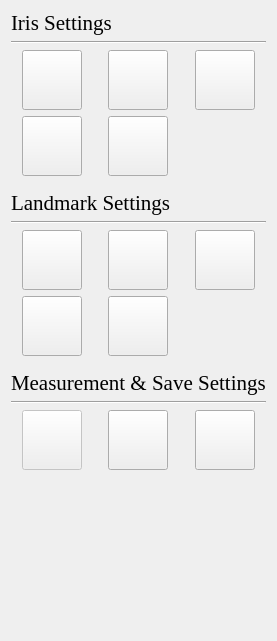
        <widget class="QWidget" name="tab_4">
         <attribute name="title">
          <string>Settings</string>
         </attribute>
         <layout class="QVBoxLayout" name="verticalLayout_2">
          <item>
           <layout class="QGridLayout" name="gridLayout_5">
            <property name="horizontalSpacing">
             <number>4</number>
            </property>
            <item row="7" column="3" alignment="Qt::AlignHCenter">
             <widget class="QPushButton" name="adjustMidlineButton">
              <property name="sizePolicy">
               <sizepolicy hsizetype="Fixed" vsizetype="Fixed">
                <horstretch>0</horstretch>
                <verstretch>0</verstretch>
               </sizepolicy>
              </property>
              <property name="minimumSize">
               <size>
                <width>60</width>
                <height>60</height>
               </size>
              </property>
              <property name="maximumSize">
               <size>
                <width>60</width>
                <height>60</height>
               </size>
              </property>
              <property name="toolTip">
               <string>&lt;html&gt;&lt;head/&gt;&lt;body&gt;&lt;p&gt;&lt;span style=&quot; font-family:'Times New Roman';&quot;&gt;Adjust Midline&lt;/span&gt;&lt;/p&gt;&lt;/body&gt;&lt;/html&gt;</string>
              </property>
              <property name="styleSheet">
               <string notr="true">QPushButton {
		image: url(/Users/kee_b/OneDrive/바탕 화면/Untitled-16.jpg)
}</string>
              </property>
              <property name="text">
               <string/>
              </property>
              <property name="icon">
               <iconset>
                <normaloff>../icons/adjust_midline.jpg</normaloff>../icons/adjust_midline.jpg</iconset>
              </property>
              <property name="iconSize">
               <size>
                <width>55</width>
                <height>55</height>
               </size>
              </property>
              <property name="checkable">
               <bool>true</bool>
              </property>
             </widget>
            </item>
            <item row="1" column="2" colspan="3">
             <widget class="Line" name="line_6">
              <property name="orientation">
               <enum>Qt::Horizontal</enum>
              </property>
             </widget>
            </item>
            <item row="2" column="4" alignment="Qt::AlignHCenter|Qt::AlignTop">
             <widget class="QPushButton" name="matchEyesLtoRButton">
              <property name="sizePolicy">
               <sizepolicy hsizetype="Fixed" vsizetype="Fixed">
                <horstretch>0</horstretch>
                <verstretch>0</verstretch>
               </sizepolicy>
              </property>
              <property name="minimumSize">
               <size>
                <width>60</width>
                <height>60</height>
               </size>
              </property>
              <property name="maximumSize">
               <size>
                <width>60</width>
                <height>60</height>
               </size>
              </property>
              <property name="toolTip">
               <string>&lt;html&gt;&lt;head/&gt;&lt;body&gt;&lt;p&gt;&lt;span style=&quot; font-family:'Times New Roman';&quot;&gt;Match Iris Left to Right&lt;/span&gt;&lt;/p&gt;&lt;/body&gt;&lt;/html&gt;</string>
              </property>
              <property name="styleSheet">
               <string notr="true">QPushButton {
		image: url(/Users/kee_b/OneDrive/바탕 화면/Untitled-19.jpg)
}</string>
              </property>
              <property name="text">
               <string/>
              </property>
              <property name="icon">
               <iconset>
                <normaloff>../icons/iris_left_to_right.jpg</normaloff>../icons/iris_left_to_right.jpg</iconset>
              </property>
              <property name="iconSize">
               <size>
                <width>55</width>
                <height>55</height>
               </size>
              </property>
             </widget>
            </item>
            <item row="3" column="2" alignment="Qt::AlignHCenter|Qt::AlignBottom">
             <widget class="QPushButton" name="matchEyes1to2Button">
              <property name="minimumSize">
               <size>
                <width>60</width>
                <height>60</height>
               </size>
              </property>
              <property name="maximumSize">
               <size>
                <width>60</width>
                <height>60</height>
               </size>
              </property>
              <property name="toolTip">
               <string>&lt;html&gt;&lt;head/&gt;&lt;body&gt;&lt;p&gt;&lt;span style=&quot; font-family:'Times New Roman';&quot;&gt;Match Irises 1 to 2&lt;/span&gt;&lt;/p&gt;&lt;/body&gt;&lt;/html&gt;</string>
              </property>
              <property name="styleSheet">
               <string notr="true">QPushButton {
		image: url(/Users/kee_b/OneDrive/바탕 화면/Untitled-20.jpg)
}</string>
              </property>
              <property name="text">
               <string/>
              </property>
              <property name="icon">
               <iconset>
                <normaloff>../icons/iris_post_to_pre.jpg</normaloff>../icons/iris_post_to_pre.jpg</iconset>
              </property>
              <property name="iconSize">
               <size>
                <width>55</width>
                <height>55</height>
               </size>
              </property>
             </widget>
            </item>
            <item row="3" column="3" alignment="Qt::AlignHCenter|Qt::AlignBottom">
             <widget class="QPushButton" name="matchEyes2to1Button">
              <property name="minimumSize">
               <size>
                <width>60</width>
                <height>60</height>
               </size>
              </property>
              <property name="maximumSize">
               <size>
                <width>60</width>
                <height>60</height>
               </size>
              </property>
              <property name="toolTip">
               <string>&lt;html&gt;&lt;head/&gt;&lt;body&gt;&lt;p&gt;&lt;span style=&quot; font-family:'Times New Roman';&quot;&gt;Match Irises 2 to 1&lt;/span&gt;&lt;/p&gt;&lt;/body&gt;&lt;/html&gt;</string>
              </property>
              <property name="styleSheet">
               <string notr="true">QPushButton {
		image: url(/Users/kee_b/OneDrive/바탕 화면/Untitled-21.jpg)
}</string>
              </property>
              <property name="text">
               <string/>
              </property>
              <property name="icon">
               <iconset>
                <normaloff>../icons/iris_pre_to_post.jpg</normaloff>../icons/iris_pre_to_post.jpg</iconset>
              </property>
              <property name="iconSize">
               <size>
                <width>55</width>
                <height>55</height>
               </size>
              </property>
             </widget>
            </item>
            <item row="11" column="2" colspan="3">
             <widget class="Line" name="line_14">
              <property name="orientation">
               <enum>Qt::Horizontal</enum>
              </property>
             </widget>
            </item>
            <item row="6" column="2" colspan="3">
             <widget class="Line" name="line_8">
              <property name="orientation">
               <enum>Qt::Horizontal</enum>
              </property>
             </widget>
            </item>
            <item row="4" column="2" colspan="3">
             <widget class="Line" name="line_7">
              <property name="lineWidth">
               <number>0</number>
              </property>
              <property name="orientation">
               <enum>Qt::Horizontal</enum>
              </property>
             </widget>
            </item>
            <item row="2" column="2" alignment="Qt::AlignHCenter|Qt::AlignTop">
             <widget class="QPushButton" name="importIrisButton">
              <property name="sizePolicy">
               <sizepolicy hsizetype="Fixed" vsizetype="Fixed">
                <horstretch>0</horstretch>
                <verstretch>0</verstretch>
               </sizepolicy>
              </property>
              <property name="minimumSize">
               <size>
                <width>60</width>
                <height>60</height>
               </size>
              </property>
              <property name="maximumSize">
               <size>
                <width>60</width>
                <height>60</height>
               </size>
              </property>
              <property name="toolTip">
               <string>&lt;html&gt;&lt;head/&gt;&lt;body&gt;&lt;p&gt;&lt;span style=&quot; font-family:'Times New Roman';&quot;&gt;Import Iris&lt;/span&gt;&lt;/p&gt;&lt;/body&gt;&lt;/html&gt;</string>
              </property>
              <property name="styleSheet">
               <string notr="true">QPushButton {
		image: url(/Users/kee_b/OneDrive/바탕 화면/Untitled-11.jpg)
}</string>
              </property>
              <property name="text">
               <string/>
              </property>
              <property name="icon">
               <iconset>
                <normaloff>../icons/import_iris.jpg</normaloff>../icons/import_iris.jpg</iconset>
              </property>
              <property name="iconSize">
               <size>
                <width>55</width>
                <height>55</height>
               </size>
              </property>
             </widget>
            </item>
            <item row="5" column="2" colspan="3">
             <widget class="QLabel" name="label_18">
              <property name="sizePolicy">
               <sizepolicy hsizetype="Preferred" vsizetype="Maximum">
                <horstretch>0</horstretch>
                <verstretch>0</verstretch>
               </sizepolicy>
              </property>
              <property name="font">
               <font>
                <family>Times New Roman</family>
                <pointsize>16</pointsize>
               </font>
              </property>
              <property name="text">
               <string>Landmark Settings</string>
              </property>
             </widget>
            </item>
            <item row="0" column="2" colspan="3">
             <widget class="QLabel" name="label_20">
              <property name="sizePolicy">
               <sizepolicy hsizetype="Preferred" vsizetype="Maximum">
                <horstretch>0</horstretch>
                <verstretch>0</verstretch>
               </sizepolicy>
              </property>
              <property name="font">
               <font>
                <family>Times New Roman</family>
                <pointsize>16</pointsize>
               </font>
              </property>
              <property name="text">
               <string>Iris Settings</string>
              </property>
             </widget>
            </item>
            <item row="10" column="2" colspan="3">
             <widget class="QLabel" name="label_7">
              <property name="font">
               <font>
                <family>Times New Roman</family>
                <pointsize>16</pointsize>
               </font>
              </property>
              <property name="text">
               <string>Measurement &amp; Save Settings</string>
              </property>
             </widget>
            </item>
            <item row="7" column="4" alignment="Qt::AlignHCenter">
             <widget class="QPushButton" name="resetMidlineButton">
              <property name="sizePolicy">
               <sizepolicy hsizetype="Fixed" vsizetype="Fixed">
                <horstretch>0</horstretch>
                <verstretch>0</verstretch>
               </sizepolicy>
              </property>
              <property name="minimumSize">
               <size>
                <width>60</width>
                <height>60</height>
               </size>
              </property>
              <property name="maximumSize">
               <size>
                <width>60</width>
                <height>60</height>
               </size>
              </property>
              <property name="toolTip">
               <string>&lt;html&gt;&lt;head/&gt;&lt;body&gt;&lt;p&gt;&lt;span style=&quot; font-family:'Times New Roman';&quot;&gt;Reset Midline&lt;/span&gt;&lt;/p&gt;&lt;/body&gt;&lt;/html&gt;</string>
              </property>
              <property name="styleSheet">
               <string notr="true">QPushButton {
		image: url(/Users/kee_b/OneDrive/바탕 화면/Untitled-9.jpg)
}
</string>
              </property>
              <property name="text">
               <string/>
              </property>
              <property name="icon">
               <iconset>
                <normaloff>../icons/reset_midlines.jpg</normaloff>../icons/reset_midlines.jpg</iconset>
              </property>
              <property name="iconSize">
               <size>
                <width>55</width>
                <height>55</height>
               </size>
              </property>
              <property name="checkable">
               <bool>false</bool>
              </property>
             </widget>
            </item>
            <item row="7" column="2" alignment="Qt::AlignHCenter">
             <widget class="QPushButton" name="landmarkSettingsButton">
              <property name="sizePolicy">
               <sizepolicy hsizetype="Fixed" vsizetype="Fixed">
                <horstretch>0</horstretch>
                <verstretch>0</verstretch>
               </sizepolicy>
              </property>
              <property name="minimumSize">
               <size>
                <width>60</width>
                <height>60</height>
               </size>
              </property>
              <property name="maximumSize">
               <size>
                <width>60</width>
                <height>60</height>
               </size>
              </property>
              <property name="toolTip">
               <string>&lt;html&gt;&lt;head/&gt;&lt;body&gt;&lt;p&gt;&lt;span style=&quot; font-family:'Times New Roman';&quot;&gt;Landmark Settings&lt;/span&gt;&lt;/p&gt;&lt;/body&gt;&lt;/html&gt;</string>
              </property>
              <property name="styleSheet">
               <string notr="true">QPushButton {
		image: url(/Users/kee_b/OneDrive/바탕 화면/Untitled-10.jpg)
}</string>
              </property>
              <property name="text">
               <string/>
              </property>
              <property name="icon">
               <iconset>
                <normaloff>../icons/landmark_settings.jpg</normaloff>../icons/landmark_settings.jpg</iconset>
              </property>
              <property name="iconSize">
               <size>
                <width>55</width>
                <height>55</height>
               </size>
              </property>
              <property name="checkable">
               <bool>false</bool>
              </property>
             </widget>
            </item>
            <item row="12" column="3" alignment="Qt::AlignHCenter">
             <widget class="QPushButton" name="metricsSettingsButton">
              <property name="sizePolicy">
               <sizepolicy hsizetype="Fixed" vsizetype="Fixed">
                <horstretch>0</horstretch>
                <verstretch>0</verstretch>
               </sizepolicy>
              </property>
              <property name="minimumSize">
               <size>
                <width>60</width>
                <height>60</height>
               </size>
              </property>
              <property name="maximumSize">
               <size>
                <width>60</width>
                <height>60</height>
               </size>
              </property>
              <property name="toolTip">
               <string>&lt;html&gt;&lt;head/&gt;&lt;body&gt;&lt;p&gt;&lt;span style=&quot; font-family:'Times New Roman';&quot;&gt;Measurement Settings&lt;/span&gt;&lt;/p&gt;&lt;/body&gt;&lt;/html&gt;</string>
              </property>
              <property name="styleSheet">
               <string notr="true">QPushButton {
		image: url(/Users/kee_b/OneDrive/바탕 화면/Untitled-13.jpg)
}
</string>
              </property>
              <property name="text">
               <string/>
              </property>
              <property name="icon">
               <iconset>
                <normaloff>../icons/measurement_settings.jpg</normaloff>../icons/measurement_settings.jpg</iconset>
              </property>
              <property name="iconSize">
               <size>
                <width>55</width>
                <height>55</height>
               </size>
              </property>
             </widget>
            </item>
            <item row="12" column="4" alignment="Qt::AlignHCenter">
             <widget class="QPushButton" name="saveSettingsButton">
              <property name="sizePolicy">
               <sizepolicy hsizetype="Fixed" vsizetype="Fixed">
                <horstretch>0</horstretch>
                <verstretch>0</verstretch>
               </sizepolicy>
              </property>
              <property name="minimumSize">
               <size>
                <width>60</width>
                <height>60</height>
               </size>
              </property>
              <property name="maximumSize">
               <size>
                <width>60</width>
                <height>60</height>
               </size>
              </property>
              <property name="toolTip">
               <string>&lt;html&gt;&lt;head/&gt;&lt;body&gt;&lt;p&gt;&lt;span style=&quot; font-family:'Times New Roman';&quot;&gt;Save Settings&lt;/span&gt;&lt;/p&gt;&lt;/body&gt;&lt;/html&gt;</string>
              </property>
              <property name="styleSheet">
               <string notr="true">QPushButton {
		image: url(/Users/kee_b/OneDrive/바탕 화면/Untitled-3.jpg)
}
</string>
              </property>
              <property name="text">
               <string/>
              </property>
              <property name="icon">
               <iconset>
                <normaloff>../icons/save_settings.jpg</normaloff>../icons/save_settings.jpg</iconset>
              </property>
              <property name="iconSize">
               <size>
                <width>55</width>
                <height>55</height>
               </size>
              </property>
             </widget>
            </item>
            <item row="12" column="2" alignment="Qt::AlignHCenter">
             <widget class="QPushButton" name="customMeasurementsButton">
              <property name="enabled">
               <bool>false</bool>
              </property>
              <property name="minimumSize">
               <size>
                <width>60</width>
                <height>60</height>
               </size>
              </property>
              <property name="maximumSize">
               <size>
                <width>60</width>
                <height>60</height>
               </size>
              </property>
              <property name="toolTip">
               <string>&lt;html&gt;&lt;head/&gt;&lt;body&gt;&lt;p&gt;&lt;span style=&quot; font-family:'Times New Roman';&quot;&gt;Custom Measurements&lt;/span&gt;&lt;/p&gt;&lt;/body&gt;&lt;/html&gt;</string>
              </property>
              <property name="styleSheet">
               <string notr="true">QPushButton {
		image: url(/Users/kee_b/OneDrive/바탕 화면/Untitled-17.jpg)
}</string>
              </property>
              <property name="text">
               <string/>
              </property>
              <property name="icon">
               <iconset>
                <normaloff>../icons/custom_metrics.jpg</normaloff>../icons/custom_metrics.jpg</iconset>
              </property>
              <property name="iconSize">
               <size>
                <width>55</width>
                <height>55</height>
               </size>
              </property>
             </widget>
            </item>
            <item row="2" column="3" alignment="Qt::AlignHCenter|Qt::AlignTop">
             <widget class="QPushButton" name="matchEyesRtoLButton">
              <property name="sizePolicy">
               <sizepolicy hsizetype="Fixed" vsizetype="Fixed">
                <horstretch>0</horstretch>
                <verstretch>0</verstretch>
               </sizepolicy>
              </property>
              <property name="minimumSize">
               <size>
                <width>60</width>
                <height>60</height>
               </size>
              </property>
              <property name="maximumSize">
               <size>
                <width>60</width>
                <height>60</height>
               </size>
              </property>
              <property name="toolTip">
               <string>&lt;html&gt;&lt;head/&gt;&lt;body&gt;&lt;p&gt;&lt;span style=&quot; font-family:'Times New Roman';&quot;&gt;Match Iris Right to Left&lt;/span&gt;&lt;/p&gt;&lt;/body&gt;&lt;/html&gt;</string>
              </property>
              <property name="styleSheet">
               <string notr="true">QPushButton {
		image: url(/Users/kee_b/OneDrive/바탕 화면/Untitled-18.jpg)
}</string>
              </property>
              <property name="text">
               <string/>
              </property>
              <property name="icon">
               <iconset>
                <normaloff>../icons/iris_right_to_left.jpg</normaloff>../icons/iris_right_to_left.jpg</iconset>
              </property>
              <property name="iconSize">
               <size>
                <width>55</width>
                <height>55</height>
               </size>
              </property>
             </widget>
            </item>
            <item row="9" column="2" colspan="3">
             <widget class="Line" name="line_9">
              <property name="lineWidth">
               <number>0</number>
              </property>
              <property name="orientation">
               <enum>Qt::Horizontal</enum>
              </property>
             </widget>
            </item>
            <item row="8" column="2" alignment="Qt::AlignHCenter">
             <widget class="QPushButton" name="adjustMidline2Button">
              <property name="sizePolicy">
               <sizepolicy hsizetype="Fixed" vsizetype="Fixed">
                <horstretch>0</horstretch>
                <verstretch>0</verstretch>
               </sizepolicy>
              </property>
              <property name="minimumSize">
               <size>
                <width>60</width>
                <height>60</height>
               </size>
              </property>
              <property name="maximumSize">
               <size>
                <width>60</width>
                <height>60</height>
               </size>
              </property>
              <property name="toolTip">
               <string>&lt;html&gt;&lt;head/&gt;&lt;body&gt;&lt;p&gt;&lt;span style=&quot; font-family:'Times New Roman';&quot;&gt;Adjust Midline 2&lt;/span&gt;&lt;/p&gt;&lt;/body&gt;&lt;/html&gt;</string>
              </property>
              <property name="styleSheet">
               <string notr="true">QPushButton {
		image: url(/Users/kee_b/OneDrive/바탕 화면/Untitled-9.jpg)
}
</string>
              </property>
              <property name="text">
               <string/>
              </property>
              <property name="icon">
               <iconset>
                <normaloff>../icons/adjust_midline.jpg</normaloff>../icons/adjust_midline.jpg</iconset>
              </property>
              <property name="iconSize">
               <size>
                <width>55</width>
                <height>55</height>
               </size>
              </property>
              <property name="checkable">
               <bool>true</bool>
              </property>
             </widget>
            </item>
            <item row="8" column="3" alignment="Qt::AlignHCenter">
             <widget class="QPushButton" name="resetMidline2Button">
              <property name="sizePolicy">
               <sizepolicy hsizetype="Fixed" vsizetype="Fixed">
                <horstretch>0</horstretch>
                <verstretch>0</verstretch>
               </sizepolicy>
              </property>
              <property name="minimumSize">
               <size>
                <width>60</width>
                <height>60</height>
               </size>
              </property>
              <property name="maximumSize">
               <size>
                <width>60</width>
                <height>60</height>
               </size>
              </property>
              <property name="toolTip">
               <string>&lt;html&gt;&lt;head/&gt;&lt;body&gt;&lt;p&gt;&lt;span style=&quot; font-family:'Times New Roman';&quot;&gt;Reset Midline 2&lt;/span&gt;&lt;/p&gt;&lt;/body&gt;&lt;/html&gt;</string>
              </property>
              <property name="styleSheet">
               <string notr="true">QPushButton {
		image: url(/Users/kee_b/OneDrive/바탕 화면/Untitled-9.jpg)
}
</string>
              </property>
              <property name="text">
               <string/>
              </property>
              <property name="icon">
               <iconset>
                <normaloff>../icons/reset_midlines.jpg</normaloff>../icons/reset_midlines.jpg</iconset>
              </property>
              <property name="iconSize">
               <size>
                <width>55</width>
                <height>55</height>
               </size>
              </property>
              <property name="checkable">
               <bool>false</bool>
              </property>
             </widget>
            </item>
           </layout>
          </item>
          <item>
           <spacer name="verticalSpacer_5">
            <property name="orientation">
             <enum>Qt::Vertical</enum>
            </property>
            <property name="sizeHint" stdset="0">
             <size>
              <width>20</width>
              <height>40</height>
             </size>
            </property>
           </spacer>
          </item>
          <item>
           <spacer name="verticalSpacer">
            <property name="orientation">
             <enum>Qt::Vertical</enum>
            </property>
            <property name="sizeHint" stdset="0">
             <size>
              <width>20</width>
              <height>40</height>
             </size>
            </property>
           </spacer>
          </item>
          <item>
           <spacer name="verticalSpacer_7">
            <property name="orientation">
             <enum>Qt::Vertical</enum>
            </property>
            <property name="sizeHint" stdset="0">
             <size>
              <width>20</width>
              <height>40</height>
             </size>
            </property>
           </spacer>
          </item>
          <item>
           <spacer name="verticalSpacer_3">
            <property name="orientation">
             <enum>Qt::Vertical</enum>
            </property>
            <property name="sizeHint" stdset="0">
             <size>
              <width>20</width>
              <height>40</height>
             </size>
            </property>
           </spacer>
          </item>
         </layout>
        </widget>
